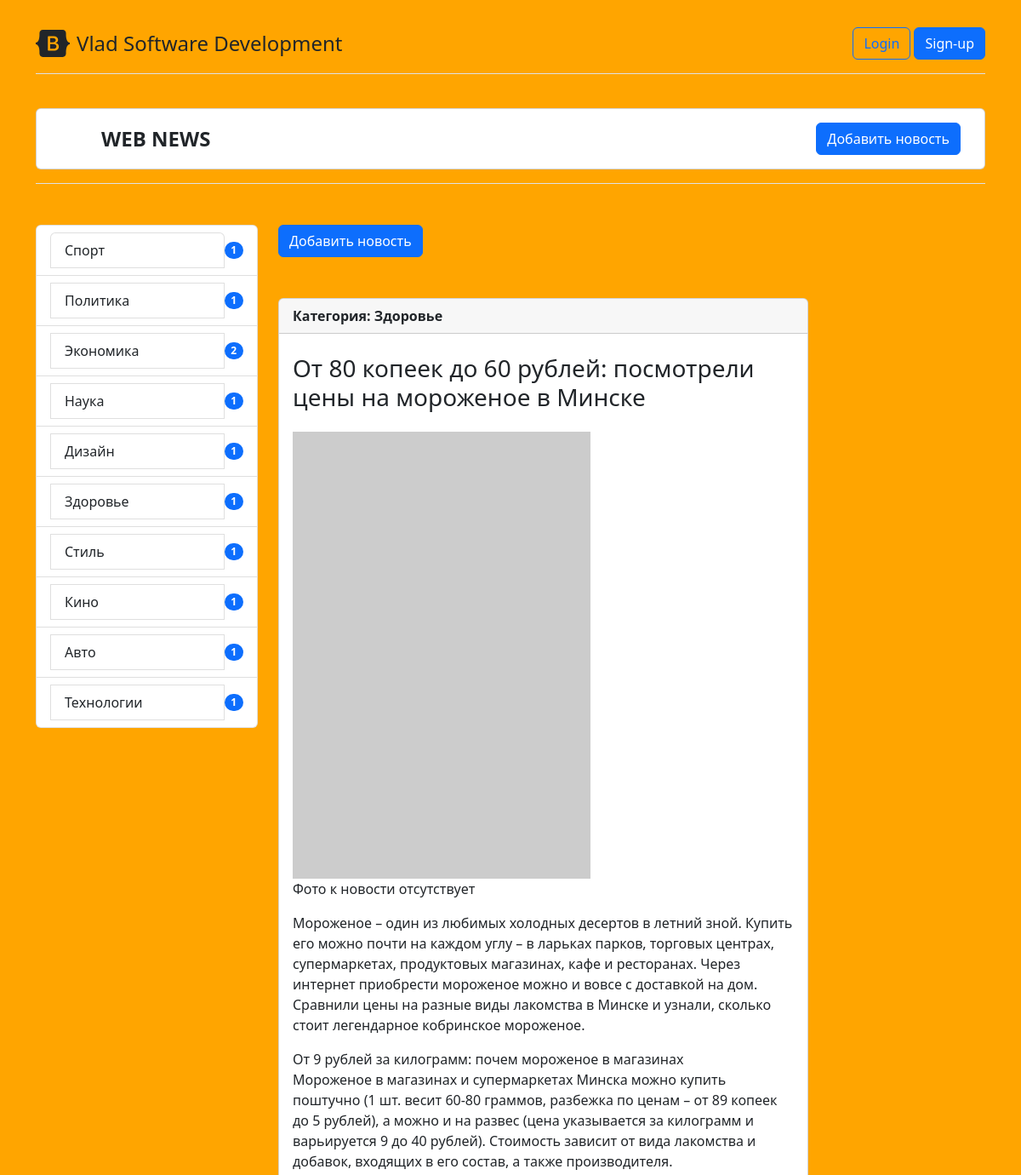
/news/17/ (upper part), run on an earlier commit of the app's database.
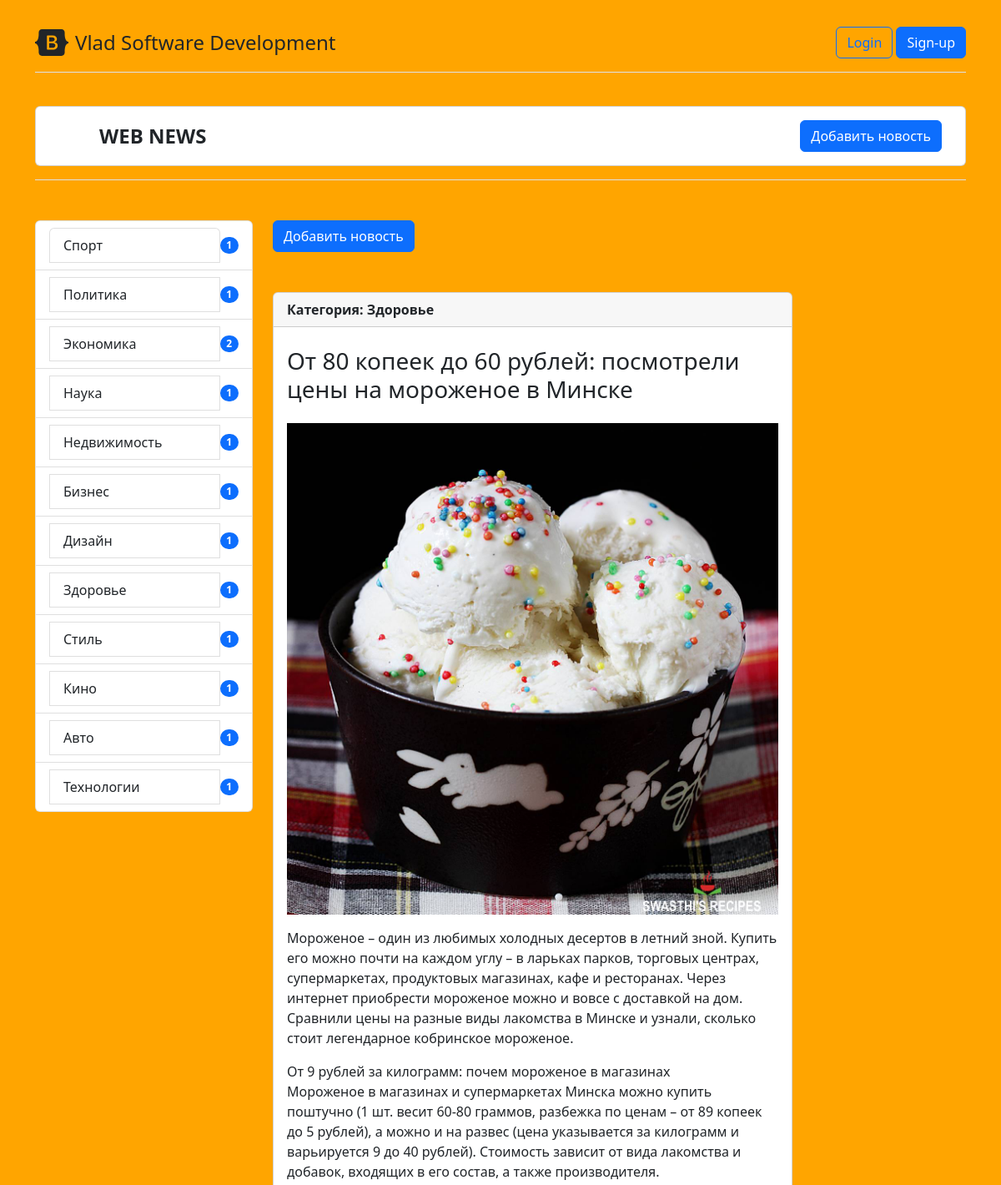
And on a later commit of the database.
### news/models.py (models this page shows, shortened)
class Category(models.Model):
    title = models.CharField(max_length=150, db_index=True, verbose_name='Наименование категории')
    def get_absolute_url(self):                                     #  монтирует кнопку в админке в "категории" (внутри) "смотреть на сайте"
        return reverse('category', kwargs={'category_id': self.pk})
    def __str__(self):
        return self.title
    class Meta:
        verbose_name = 'Категория'            #   при редактировании новости вверху отображается "изменить НОВОСТЬ"
        verbose_name_plural = 'Категории'
        ordering = ['title']

class News(models.Model):
    title = models.CharField(max_length=150, verbose_name='Наименование')
    content = models.TextField(blank=True, verbose_name='Контент')      #   атрибут "blank=True" -> поле необязательное для заполнения. Атрибут необязательный
    created_at = models.DateTimeField(auto_now_add=True, verbose_name='Дата публикации')   #   атрибут "auto_now_add=True" создает дату и впемя только раз. При обновлении записи, время не поменяется
    update_at = models.DateTimeField(auto_now=True, verbose_name='Обновлено')         #   дата и время обновляются при корректировке новости
    photo = models.ImageField(upload_to='photos/%Y/%m/%d/', verbose_name='Фото', blank=True) #   разбивает загружаемые изображения по папкам и датам (каждый день)
    sign_of_publication = models.BooleanField(default=True, verbose_name='Признак публикации')
    category = models.ForeignKey('Category', on_delete=models.PROTECT, verbose_name='Категория')  #   Новость защищена от удаления
    class Meta:
        verbose_name = 'Новость'            #   при редактировании новости вверху отображается "изменить НОВОСТЬ"
        verbose_name_plural = 'Новости'
        ordering = ['-created_at']

### news/views.py (the view)
# urls.py: path('news/<int:pk>/', ViewNews.as_view(), name='view_news'),
class ViewNews(DetailView):
    model = News
    context_object_name = 'news_item'

### news/templatetags/news_tags.py (called while the page is built)
@register.inclusion_tag('news/list_categories.html')
def show_categories():
    categories = Category.objects.annotate(cnt=Count('news', filter=F('news__sign_of_publication'))).filter(cnt__gt=0)
    return {'categories': categories}          #   передаем ключ словаря "categories" в шаблон "list_categories"

### news/templates/news/news_detail.html (shortened to what this page needs)
<!DOCTYPE html>
{% extends 'base.html' %}
    {% block sidebar %}
        {% include 'inc/_sidebar.html' %}
    {% endblock %}
    {% block content %}
        <div class="col-9">
            <div class="d-grid gap-2 d-md-block">
                <button class="btn btn-primary" type="button">Добавить новость</button>
            </div>
            <br>
            <br>
                <div class="card">
                    <strong class="d-inline-block mb-2 text-dark">
                        <div class="card-header">
                            Категория: {{ news_item.category }}
                        </div>
                    </strong>
                    <div class="card-body">
                        <h3 class="mb-0">{{ news_item.title }}</h3>
                        <br>
                        {% if news_item.photo %}
                            <img src="{{ news_item.photo.url }}" class="img-fluid" alt="photo">
                        {% else %}
                            <img src="https://picsum.photos/200/300" alt="" width="350">
                            <p>Фото к новости отсутствует</p>
                        {% endif %}
                        <p class="card-text">{{ news_item.content | linebreaks }}</p>
                    </div>
                </div>
                <br>
        </div>
    {% endblock %}

### news/templates/news/list_categories.html (shortened to what this page needs)
    <ul class="list-group">
        {% for elem in categories %}
            <li class="list-group-item d-flex justify-content-between align-items-center">
                <a href="{{ elem.get_absolute_url }}" class="list-group-item list-group-item-action">{{ elem.title }}</a>
                <span class="badge bg-primary rounded-pill">{{ elem.cnt }}</span>
            </li>
        {% endfor %}
    </ul>

What changed in the data, as far as the page shows it:
now on this page (row edited): Category: title "Недвижимость", cnt "1"
now on this page (row unchanged): Category: title "Бизнес", cnt "1"
changed News "От 80 копеек до 60 рублей: посмотрели цены на мороженое в Минске": photo: picture added
Also different on the page:
text no longer shown: "Фото к новости отсутствует"
